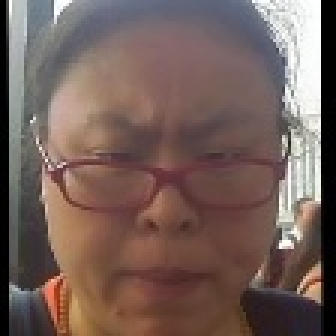
#> input picture src/augments/test.jpg, 112 x 112 px (shown 3 times larger)
$ python randaugmentation.py   (older library calls are emulated)
#> lines starting #> are read from the running program, lines starting #| are printed output that depends on the picture
# code in this file is adpated from rpmcruz/autoaugment
# https://github.com/rpmcruz/autoaugment/blob/master/transformations.py
import random

import cv2

import PIL, PIL.ImageOps, PIL.ImageEnhance, PIL.ImageDraw
import numpy as np
from PIL import Image


# [5 lines left out: function ShearX, not called in this run]


def ShearY(img, v):  # [-0.3, 0.3]
    assert -0.3 <= v <= 0.3
    if random.random() > 0.5:
        v = -v
    return img.transform(img.size, PIL.Image.AFFINE, (1, 0, 0, v, 1, 0))


# [35 lines left out: functions TranslateX, TranslateXabs, TranslateY, TranslateYabs, Rotate, not called in this run]


def AutoContrast(img, _):
    return PIL.ImageOps.autocontrast(img)


def Invert(img, _):
    return PIL.ImageOps.invert(img)


def Equalize(img, _):
    return PIL.ImageOps.equalize(img)


def Flip(img, _):  # not from the paper
    return PIL.ImageOps.mirror(img)


def Solarize(img, v):  # [0, 256]
    assert 0 <= v <= 256
    return PIL.ImageOps.solarize(img, v)


# [13 lines left out: functions SolarizeAdd, Posterize, not called in this run]


def Contrast(img, v):  # [0.1,1.9]
    assert 0.1 <= v <= 1.9
    return PIL.ImageEnhance.Contrast(img).enhance(v)


def Color(img, v):  # [0.1,1.9]
    assert 0.1 <= v <= 1.9
    return PIL.ImageEnhance.Color(img).enhance(v)


def Brightness(img, v):  # [0.1,1.9]
    assert 0.1 <= v <= 1.9
    return PIL.ImageEnhance.Brightness(img).enhance(v)


def Sharpness(img, v):  # [0.1,1.9]
    assert 0.1 <= v <= 1.9
    return PIL.ImageEnhance.Sharpness(img).enhance(v)


# [7 lines left out: function Cutout, not called in this run]


def CutoutAbs(img, v):  # [0, 60] => percentage: [0, 0.2]
    # assert 0 <= v <= 20
    if v < 0:
        return img
    w, h = img.size
    x0 = np.random.uniform(w)
    y0 = np.random.uniform(h)

    x0 = int(max(0, x0 - v / 2.))
    y0 = int(max(0, y0 - v / 2.))
    x1 = min(w, x0 + v)
    y1 = min(h, y0 + v)

    xy = (x0, y0, x1, y1)
    color = (125, 123, 114)
    # color = (0, 0, 0)
    img = img.copy()
    PIL.ImageDraw.Draw(img).rectangle(xy, color)
    return img


# [7 lines left out: function SamplePairing, not called in this run]


def Identity(img, v):
    return img


def augment_list():  # 16 oeprations and their ranges
    # https://github.com/google-research/uda/blob/master/image/randaugment/policies.py#L57
    # l = [
    #     (Identity, 0., 1.0),
    #     (ShearX, 0., 0.3),  # 0
    #     (ShearY, 0., 0.3),  # 1
    #     (TranslateX, 0., 0.33),  # 2
    #     (TranslateY, 0., 0.33),  # 3
    #     (Rotate, 0, 30),  # 4
    #     (AutoContrast, 0, 1),  # 5
    #     (Invert, 0, 1),  # 6
    #     (Equalize, 0, 1),  # 7
    #     (Solarize, 0, 110),  # 8
    #     (Posterize, 4, 8),  # 9
    #     # (Contrast, 0.1, 1.9),  # 10
    #     (Color, 0.1, 1.9),  # 11
    #     (Brightness, 0.1, 1.9),  # 12
    #     (Sharpness, 0.1, 1.9),  # 13
    #     # (Cutout, 0, 0.2),  # 14
    #     # (SamplePairing(imgs), 0, 0.4),  # 15
    # ]

    # https://github.com/tensorflow/tpu/blob/8462d083dd89489a79e3200bcc8d4063bf362186/models/official/efficientnet/autoaugment.py#L505
    l = [
        (AutoContrast, 0, 1),
        (Equalize, 0, 1),
        (Invert, 0, 1),
        (Rotate, 0, 30),
        (Posterize, 0, 4),
        (Solarize, 0, 256),
        (SolarizeAdd, 0, 110),
        (Color, 0.1, 1.9),
        (Contrast, 0.1, 1.9),
        (Brightness, 0.1, 1.9),
        (Sharpness, 0.1, 1.9),
        (ShearX, 0., 0.3),
        (ShearY, 0., 0.3),
        (CutoutAbs, 0, 100),
        (TranslateXabs, 0., 100),
        (TranslateYabs, 0., 100),
    ]

    return l

'''
import torch
class Lighting(object):
    """Lighting noise(AlexNet - style PCA - based noise)"""

    def __init__(self, alphastd, eigval, eigvec):
        self.alphastd = alphastd
        self.eigval = torch.Tensor(eigval)
        self.eigvec = torch.Tensor(eigvec)

    def __call__(self, img):
        if self.alphastd == 0:
            return img

        alpha = img.new().resize_(3).normal_(0, self.alphastd)
        rgb = self.eigvec.type_as(img).clone() \
            .mul(alpha.view(1, 3).expand(3, 3)) \
            .mul(self.eigval.view(1, 3).expand(3, 3)) \
            .sum(1).squeeze()

        return img.add(rgb.view(3, 1, 1).expand_as(img))
'''

class RandAugment:
    def __init__(self, n=2, m=9):
        self.n = n
        self.m = m      # [0, 30]
        self.augment_list = augment_list()

    def __call__(self, img):
        ops = random.choices(self.augment_list, k=self.n)
        for op, minval, maxval in ops:
            val = (float(self.m) / 30) * float(maxval - minval) + minval
            img = op(img, val)

        return img

if __name__ == '__main__':
  randaug = RandAugment()
  im = Image.open('test.jpg')
#> im is the input picture: PIL image 112x112 RGB; mean R, G, B 116.6, 96.1, 89.9
  auged_im = randaug(im)
#> the loop in __call__, `for op, minval, maxval in ops:` made 2 passes
#> pass 1, in __call__, `img = op(img, val)`:
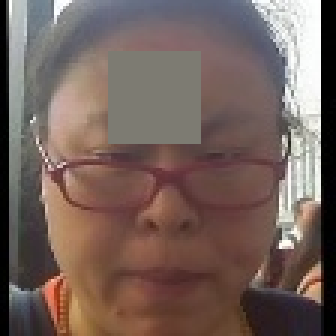
#> img: PIL image 112x112 RGB (shown 3 times larger); mean R, G, B 116.5, 98, 91.7
#> pass 2, in __call__, `img = op(img, val)`:
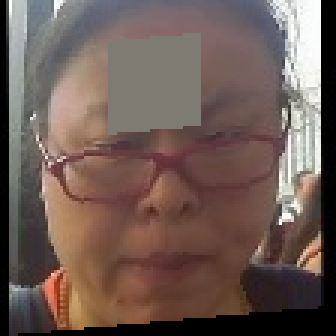
#> img: PIL image 112x112 RGB (shown 3 times larger); mean R, G, B 110.2, 91.6, 84.9
  auged_im.save('randaug.jpg')

$ run again, with src/augments/res.jpg copied over src/augments/test.jpg
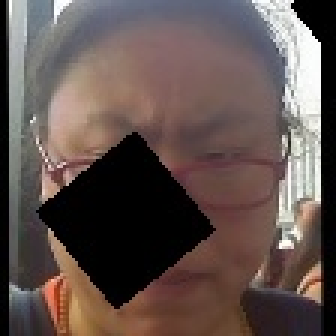
#> input picture src/augments/res.jpg, 112 x 112 px (shown 3 times larger)
#> im is the input picture: PIL image 112x112 RGB; mean R, G, B 96.8, 82, 78
#> the loop in __call__, `for op, minval, maxval in ops:` made 2 passes
#> pass 1, in __call__, `img = op(img, val)`:
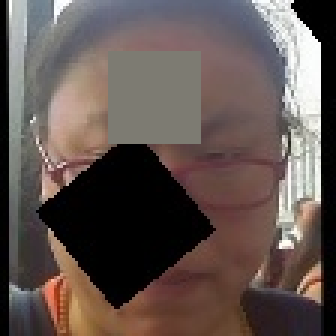
#> img: PIL image 112x112 RGB (shown 3 times larger); mean R, G, B 96.8, 84.1, 79.9
#> pass 2, in __call__, `img = op(img, val)`:
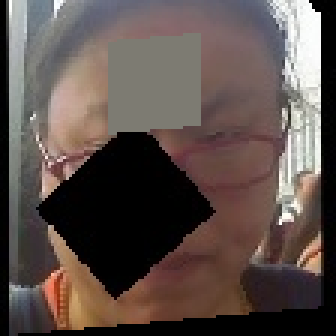
#> img: PIL image 112x112 RGB (shown 3 times larger); mean R, G, B 92, 79.2, 74.5
